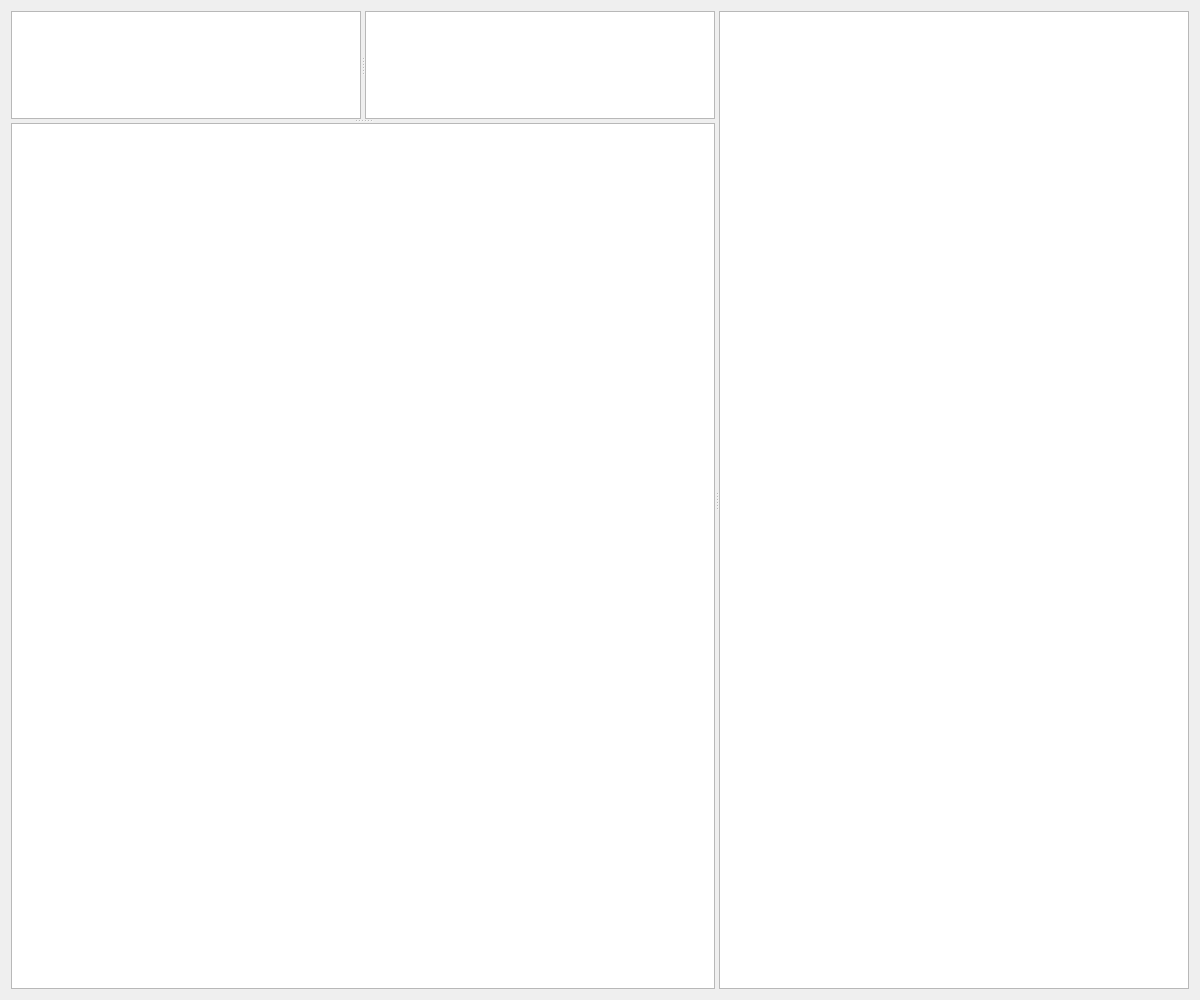
<?xml version="1.0" encoding="UTF-8"?>
<ui version="4.0">
 <class>Dialog</class>
 <widget class="QDialog" name="Dialog">
  <property name="windowModality">
   <enum>Qt::NonModal</enum>
  </property>
  <property name="geometry">
   <rect>
    <x>0</x>
    <y>0</y>
    <width>1200</width>
    <height>1000</height>
   </rect>
  </property>
  <property name="windowTitle">
   <string>Spatial light modulator (SLM)</string>
  </property>
  <property name="sizeGripEnabled">
   <bool>false</bool>
  </property>
  <property name="modal">
   <bool>false</bool>
  </property>
  <layout class="QHBoxLayout" name="horizontalLayout">
   <item>
    <widget class="QSplitter" name="splitter_3">
     <property name="orientation">
      <enum>Qt::Horizontal</enum>
     </property>
     <widget class="QSplitter" name="splitter_2">
      <property name="sizePolicy">
       <sizepolicy hsizetype="Preferred" vsizetype="Expanding">
        <horstretch>6</horstretch>
        <verstretch>0</verstretch>
       </sizepolicy>
      </property>
      <property name="orientation">
       <enum>Qt::Vertical</enum>
      </property>
      <widget class="QSplitter" name="splitter">
       <property name="sizePolicy">
        <sizepolicy hsizetype="Expanding" vsizetype="Preferred">
         <horstretch>0</horstretch>
         <verstretch>1</verstretch>
        </sizepolicy>
       </property>
       <property name="orientation">
        <enum>Qt::Horizontal</enum>
       </property>
       <widget class="TreeWidget" name="tree">
        <property name="sizePolicy">
         <sizepolicy hsizetype="Expanding" vsizetype="Expanding">
          <horstretch>1</horstretch>
          <verstretch>0</verstretch>
         </sizepolicy>
        </property>
       </widget>
       <widget class="TreeWidget" name="tree_units">
        <property name="sizePolicy">
         <sizepolicy hsizetype="Expanding" vsizetype="Expanding">
          <horstretch>1</horstretch>
          <verstretch>0</verstretch>
         </sizepolicy>
        </property>
       </widget>
      </widget>
      <widget class="DockArea" name="dock_area">
       <property name="sizePolicy">
        <sizepolicy hsizetype="Expanding" vsizetype="Expanding">
         <horstretch>0</horstretch>
         <verstretch>8</verstretch>
        </sizepolicy>
       </property>
      </widget>
     </widget>
     <widget class="TreeWidget" name="tree_params">
      <property name="sizePolicy">
       <sizepolicy hsizetype="Expanding" vsizetype="Expanding">
        <horstretch>8</horstretch>
        <verstretch>0</verstretch>
       </sizepolicy>
      </property>
     </widget>
    </widget>
   </item>
  </layout>
 </widget>
 <customwidgets>
  <customwidget>
   <class>TreeWidget</class>
   <extends>QGraphicsView</extends>
   <header>pyqtgraph</header>
  </customwidget>
  <customwidget>
   <class>DockArea</class>
   <extends>QGraphicsView</extends>
   <header>pyqtgraph.dockarea</header>
  </customwidget>
 </customwidgets>
 <resources/>
 <connections/>
</ui>
